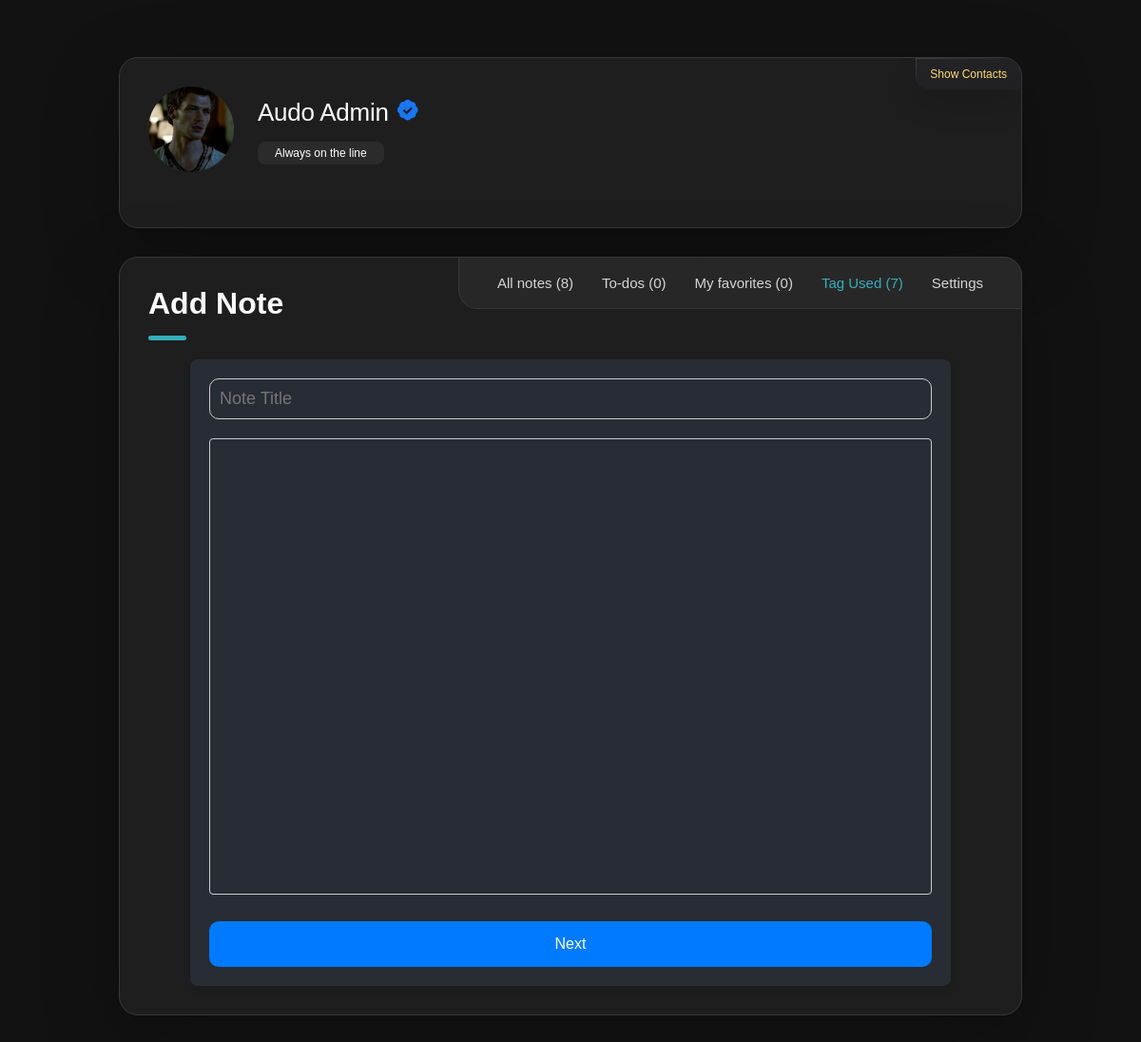
/add_note (signed in), run on the app's committed database.
### website/models.py (models this page shows, shortened)
class User(db.Model, UserMixin):
    id = db.Column(db.Integer, primary_key=True)
    email = db.Column(db.String(150), unique=True)
    password = db.Column(db.String(255))
    first_name = db.Column(db.String(225))
    second_name = db.Column(db.String(225))
    full_name = db.Column(db.String(255))
    profile_picture = db.Column(db.String(255), nullable=True)
    cover_picture = db.Column(db.String(255), nullable=True)
    user_name = db.Column(db.String(255))
    phone_number = db.Column(db.String(20))
    country_code = db.Column(db.String(10), default="+254")
    bio = db.Column(db.String(255))
    time_zone = db.Column(db.String(255))
    date_birth = db.Column(db.String(255))
    gender = db.Column(db.String(255))
    generated_color = db.Column(db.String(7))
    is_2fa_enabled = db.Column(db.Boolean, default=False)
    otp_secret = db.Column(db.String(32), nullable=True)
    temp_otp = db.Column(db.String(32), nullable=True)
    otp_method = db.Column(db.String(10), default='app')
    is_active = db.Column(db.Boolean, default=True)
    is_admin = db.Column(db.Boolean, default=False)
    email_verified = db.Column(db.Boolean, default=False)
    note_tags = db.relationship(
        "NoteTag", back_populates="user", cascade="all, delete-orphan"
    )
    notes = db.relationship("Note", back_populates="user", cascade="all, delete-orphan")
    password_reset_tokens = db.relationship(
        "PasswordResetToken", back_populates="user", cascade="all, delete-orphan"
    )
    notifications = db.relationship(
        "Notification", back_populates="user", cascade="all, delete-orphan"
    )
    todos = db.relationship("ToDo", back_populates="user", cascade="all, delete-orphan")
    email_preferences = db.relationship(
        "EmailPreferences",
        uselist=False,
        back_populates="user",
        cascade="all, delete-orphan",
    )
    push_preferences = db.relationship(
        "PushPreferences",
        uselist=False,
        back_populates="user",
        cascade="all, delete-orphan",
    )
    email_verification_tokens = db.relationship(
        "EmailVerificationToken", back_populates="user", cascade="all, delete-orphan"
    )

### website/views.py (the view)
@views.route("/add_note", methods=["GET"])
def show_add_note2():
    tags = NoteTag.query.filter_by(user_id=current_user.id).all()
    return render_template("all_notes_add.html", tags=tags)

### website/templates/all_notes_add.html (shortened to what this page needs)
<!DOCTYPE html>
<html lang="en">
  <head>
    <link
      rel="stylesheet"
      href="https://cdnjs.cloudflare.com/ajax/libs/font-awesome/5.15.4/css/all.min.css"
    />
    <link
      rel="stylesheet"
      href="{{ url_for('static', filename='css/add_all.css') }}"
    />
    <link
      href="https://unpkg.com/boxicons@2.1.4/css/boxicons.min.css"
      rel="stylesheet"
    />
    <link
      href="https://cdn.quilljs.com/1.3.6/quill.snow.css"
      rel="stylesheet"
    />
  </head>
  <body>
<main>
  <aside class="sidebar" data-sidebar>
    <div class="sidebar-info">
      <figure class="avatar-box">
        {% if current_user.profile_picture %}
        <img
          src="/static/profile_pics/{{ current_user.profile_picture }}"
          alt="Profile Picture"
          class="profile-image"
        />
        {% else %}
        <i
          class="fas fa-5x"
          style="--background-: {{ current_user.generated_color }}"
          >{{ current_user.first_name[0] }}</i
        >
        {% endif %}
      </figure>
      <div class="info-content">
        <h1 class="name" title="{{ current_user.full_name }}">
          {{ current_user.full_name }} {% if current_user.email_verified %}
          <i class="bx bxs-badge-check" style="color: #1877f2"></i>
          {% endif %}
        </h1>
        <p class="title" title="{{ current_user.bio }}">
          {% if current_user.bio %} {{ current_user.bio }} {% endif %}
        </p>
      </div>
      <button class="info_more-btn" data-sidebar-btn>
        <span>Show Contacts</span>
      </button>
    </div>
  </aside>
  <div class="main-content">
    <nav class="navbar">
      <ul class="navbar-list">
        <li class="navbar-item">
          <a href="/user_home" class="navbar-link">
            <p>
              All notes
              <span
                style="--background-: {{ current_user.generated_color }}"
              >
                ({{ current_user.notes|length }})
              </span>
            </p>
          </a>
        </li>
        <li class="navbar-item">
          <a
            href="{{ url_for('views.show_todo_page') }}"
            class="navbar-link"
          >
            <p style="--background-: {{ current_user.generated_color }}">
              To-dos
              <span> (<span id="todoCount">0</span>)</span>
            </p>
          </a>
        </li>
        <li class="navbar-item">
          <a href="/favorites" class="navbar-link" id="favoriteLink">
            <p style="--background-: {{ current_user.generated_color }}">
              My favorites
              <span> (<span id="favoriteCount">0</span>) </span>
            </p>
          </a>
        </li>
        <li class="navbar-item">
          {% if current_user.email_verified %}
          <a
            href="#"
            class="navbar-link new-tag"
            style="--background-: {{ current_user.generated_color }}"
            ><p>Tag Used <span> ({{ current_user.note_tags | length }}) </span></p></a
          >
          {% endif %}
        </li>
        <li class="navbar-item">
          <a
            href="{{url_for('views.settings')}}"
            class="navbar-link"
            style="--background-: {{ current_user.generated_color }}"
          >
            <p>Settings</p>
          </a>
        </li>
      </ul>
    </nav>
    <article class="about active" id="all_add">
      <header>
        <h2 class="h2 article-title" style="--background-: {{ current_user.generated_color }}">Add Note</h2>
      </header>
      <section class="about-text">
        <form
        id="addNoteForm"
        action="{{ url_for('views.add_note_all') }}"
        method="POST"
        onsubmit="submitForm(event)"
      >
        <input
          type="text"
          id="noteTitle"
          name="title"
          class="inputs"
          required
          placeholder="Note Title"
        />
        <div id="quillEditor"></div>
        <br />
        <button
          type="button"
          class="next"
          id="nextButton"
          style="--background-: {{ current_user.generated_color }}"
        >
          Next
        </button>
      </form>
      </section>
    </article>
  </div>
</main>
  </body>
</html>

### data on the page
User: profile_picture (picture), full_name "Audo Admin", bio "Always on the line"

### other printed values
{{ current_user.notes|length }} "8"
{{ current_user.note_tags | length }} "7"
